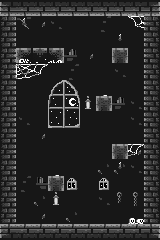

A 2D game scene composited from a Tiled map and its tileset images. What follows is a short description and the map's XML, with each tile layer's data collapsed to a summary:
An orthogonal 10x15 tile map with 16x16 px tiles, 4 tile layers (Background, Walls, Decorations, Decoration II) and 6 objects (2x ghost, level1, level3, postit, spawn).

<map version="1.10" tiledversion="1.11.0" orientation="orthogonal" renderorder="right-down" width="10" height="15" tilewidth="16" tileheight="16" infinite="0" nextlayerid="6" nextobjectid="12">
 <tileset firstgid="1" source="dungeon.tsx" />
 <layer id="1" name="Background" width="10" height="15">
  <properties>
   <property name="zindex" type="float" value="0" />
  </properties>
  <data>[150 cells, 150 non-empty, 6 distinct tile ids]</data>
 </layer>
 <layer id="2" name="Walls" width="10" height="15">
  <properties>
   <property name="solid" type="bool" value="true" />
   <property name="zindex" type="float" value="10" />
  </properties>
  <data>[150 cells, 53 non-empty, 12 distinct tile ids]</data>
 </layer>
 <layer id="3" name="Decorations" width="10" height="15">
  <properties>
   <property name="zindex" type="float" value="20" />
  </properties>
  <data>[150 cells, 20 non-empty, 14 distinct tile ids]</data>
 </layer>
 <objectgroup id="5" name="Decorations">
  <properties>
   <property name="zindex" type="float" value="20" />
  </properties>
  <object id="1" name="level1" gid="87" x="48" y="224" width="16" height="16" />
  <object id="2" name="level3" gid="87" x="16" y="48" width="16" height="16" />
  <object id="6" name="1" type="postit" gid="67" x="112" y="48" width="16" height="16" />
  <object id="9" name="spawn" gid="67" x="32" y="224" width="16" height="16" />
  <object id="10" name="a" type="ghost" gid="56" x="32" y="128" width="16" height="16">
   <properties>
    <property name="wandering_dist" type="float" value="1" />
   </properties>
  </object>
  <object id="11" name="b" type="ghost" gid="56" x="112" y="224" width="16" height="16">
   <properties>
    <property name="wandering_dist" type="float" value="1" />
   </properties>
  </object>
 </objectgroup>
 <layer id="4" name="Decoration II" width="10" height="15">
  <properties>
   <property name="zindex" type="float" value="30" />
  </properties>
  <data>[150 cells, 5 non-empty, 4 distinct tile ids]</data>
 </layer>
</map>
